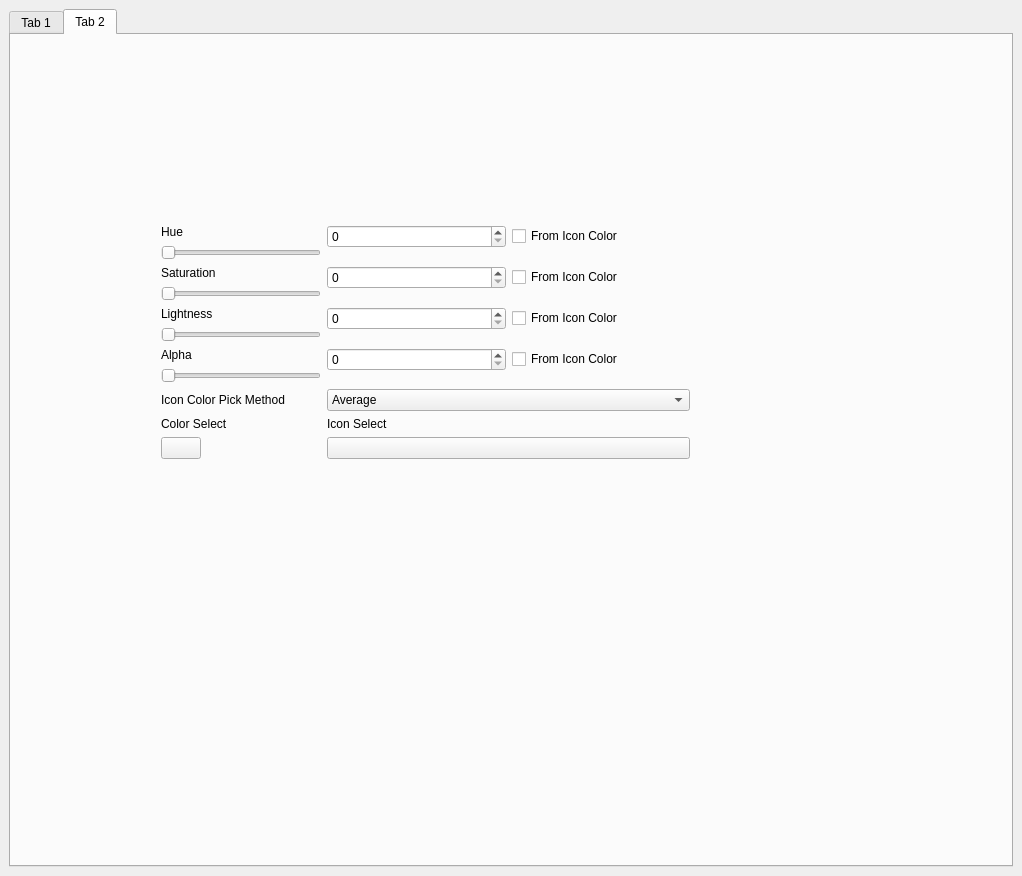
<?xml version="1.0" encoding="UTF-8"?>
<ui version="4.0">
 <class>MainWindow</class>
 <widget class="QMainWindow" name="MainWindow">
  <property name="windowModality">
   <enum>Qt::NonModal</enum>
  </property>
  <property name="geometry">
   <rect>
    <x>0</x>
    <y>0</y>
    <width>1022</width>
    <height>876</height>
   </rect>
  </property>
  <property name="sizePolicy">
   <sizepolicy hsizetype="Expanding" vsizetype="Ignored">
    <horstretch>0</horstretch>
    <verstretch>0</verstretch>
   </sizepolicy>
  </property>
  <property name="windowTitle">
   <string>MainWindow</string>
  </property>
  <widget class="QWidget" name="centralwidget">
   <property name="sizePolicy">
    <sizepolicy hsizetype="Expanding" vsizetype="Expanding">
     <horstretch>0</horstretch>
     <verstretch>0</verstretch>
    </sizepolicy>
   </property>
   <layout class="QVBoxLayout" name="verticalLayout">
    <item>
     <widget class="QTabWidget" name="tabWidget">
      <property name="currentIndex">
       <number>1</number>
      </property>
      <widget class="QWidget" name="tab">
       <property name="enabled">
        <bool>true</bool>
       </property>
       <property name="sizePolicy">
        <sizepolicy hsizetype="Preferred" vsizetype="Preferred">
         <horstretch>0</horstretch>
         <verstretch>0</verstretch>
        </sizepolicy>
       </property>
       <attribute name="title">
        <string>Tab 1</string>
       </attribute>
       <layout class="QVBoxLayout" name="verticalLayout_2">
        <item>
         <layout class="QHBoxLayout" name="horizontalLayout">
          <property name="spacing">
           <number>6</number>
          </property>
          <property name="sizeConstraint">
           <enum>QLayout::SetDefaultConstraint</enum>
          </property>
          <item>
           <widget class="QListWidget" name="listWidget">
            <property name="enabled">
             <bool>true</bool>
            </property>
            <property name="sizePolicy">
             <sizepolicy hsizetype="Minimum" vsizetype="Expanding">
              <horstretch>0</horstretch>
              <verstretch>0</verstretch>
             </sizepolicy>
            </property>
            <property name="autoFillBackground">
             <bool>false</bool>
            </property>
            <property name="frameShape">
             <enum>QFrame::StyledPanel</enum>
            </property>
            <property name="frameShadow">
             <enum>QFrame::Sunken</enum>
            </property>
            <property name="lineWidth">
             <number>1</number>
            </property>
            <property name="sizeAdjustPolicy">
             <enum>QAbstractScrollArea::AdjustToContents</enum>
            </property>
            <property name="flow">
             <enum>QListView::TopToBottom</enum>
            </property>
            <property name="resizeMode">
             <enum>QListView::Fixed</enum>
            </property>
            <property name="spacing">
             <number>0</number>
            </property>
            <property name="viewMode">
             <enum>QListView::ListMode</enum>
            </property>
            <property name="modelColumn">
             <number>0</number>
            </property>
            <property name="uniformItemSizes">
             <bool>false</bool>
            </property>
            <property name="wordWrap">
             <bool>false</bool>
            </property>
            <property name="selectionRectVisible">
             <bool>true</bool>
            </property>
            <property name="currentRow">
             <number>5</number>
            </property>
            <property name="sortingEnabled">
             <bool>true</bool>
            </property>
            <item>
             <property name="text">
              <string>Active</string>
             </property>
            </item>
            <item>
             <property name="text">
              <string>Attention</string>
             </property>
            </item>
            <item>
             <property name="text">
              <string>Inactive</string>
             </property>
            </item>
            <item>
             <property name="text">
              <string>Minimized</string>
             </property>
            </item>
            <item>
             <property name="text">
              <string>Progress</string>
             </property>
            </item>
            <item>
             <property name="text">
              <string>Hover</string>
             </property>
            </item>
           </widget>
          </item>
         </layout>
        </item>
       </layout>
      </widget>
      <widget class="QWidget" name="tab_2">
       <attribute name="title">
        <string>Tab 2</string>
       </attribute>
       <widget class="QWidget" name="formLayoutWidget">
        <property name="geometry">
         <rect>
          <x>150</x>
          <y>190</y>
          <width>529</width>
          <height>306</height>
         </rect>
        </property>
        <layout class="QFormLayout" name="formLayout">
         <item row="0" column="0">
          <layout class="QVBoxLayout" name="verticalLayout_3">
           <property name="spacing">
            <number>6</number>
           </property>
           <property name="sizeConstraint">
            <enum>QLayout::SetDefaultConstraint</enum>
           </property>
           <item>
            <widget class="QLabel" name="label">
             <property name="sizePolicy">
              <sizepolicy hsizetype="Preferred" vsizetype="Preferred">
               <horstretch>0</horstretch>
               <verstretch>0</verstretch>
              </sizepolicy>
             </property>
             <property name="text">
              <string>Hue</string>
             </property>
             <property name="textFormat">
              <enum>Qt::AutoText</enum>
             </property>
             <property name="wordWrap">
              <bool>false</bool>
             </property>
             <property name="indent">
              <number>-1</number>
             </property>
            </widget>
           </item>
           <item>
            <widget class="QSlider" name="horizontalSlider">
             <property name="minimumSize">
              <size>
               <width>160</width>
               <height>0</height>
              </size>
             </property>
             <property name="maximum">
              <number>360</number>
             </property>
             <property name="orientation">
              <enum>Qt::Horizontal</enum>
             </property>
            </widget>
           </item>
          </layout>
         </item>
         <item row="0" column="1">
          <layout class="QHBoxLayout" name="horizontalLayout_3">
           <item>
            <widget class="QSpinBox" name="spinBox"/>
           </item>
           <item>
            <widget class="QCheckBox" name="checkBox">
             <property name="text">
              <string>From Icon Color</string>
             </property>
            </widget>
           </item>
          </layout>
         </item>
         <item row="1" column="0">
          <layout class="QVBoxLayout" name="verticalLayout_4">
           <property name="spacing">
            <number>6</number>
           </property>
           <property name="sizeConstraint">
            <enum>QLayout::SetDefaultConstraint</enum>
           </property>
           <item>
            <widget class="QLabel" name="label_2">
             <property name="sizePolicy">
              <sizepolicy hsizetype="Preferred" vsizetype="Preferred">
               <horstretch>0</horstretch>
               <verstretch>0</verstretch>
              </sizepolicy>
             </property>
             <property name="text">
              <string>Saturation</string>
             </property>
             <property name="textFormat">
              <enum>Qt::AutoText</enum>
             </property>
             <property name="wordWrap">
              <bool>false</bool>
             </property>
             <property name="indent">
              <number>-1</number>
             </property>
            </widget>
           </item>
           <item>
            <widget class="QSlider" name="horizontalSlider_2">
             <property name="minimumSize">
              <size>
               <width>160</width>
               <height>0</height>
              </size>
             </property>
             <property name="layoutDirection">
              <enum>Qt::LeftToRight</enum>
             </property>
             <property name="autoFillBackground">
              <bool>false</bool>
             </property>
             <property name="maximum">
              <number>100</number>
             </property>
             <property name="orientation">
              <enum>Qt::Horizontal</enum>
             </property>
             <property name="tickInterval">
              <number>0</number>
             </property>
            </widget>
           </item>
          </layout>
         </item>
         <item row="1" column="1">
          <layout class="QHBoxLayout" name="horizontalLayout_4">
           <item>
            <widget class="QSpinBox" name="spinBox_2"/>
           </item>
           <item>
            <widget class="QCheckBox" name="checkBox_2">
             <property name="text">
              <string>From Icon Color</string>
             </property>
            </widget>
           </item>
          </layout>
         </item>
         <item row="2" column="0">
          <layout class="QVBoxLayout" name="verticalLayout_5">
           <property name="spacing">
            <number>6</number>
           </property>
           <property name="sizeConstraint">
            <enum>QLayout::SetDefaultConstraint</enum>
           </property>
           <item>
            <widget class="QLabel" name="label_3">
             <property name="sizePolicy">
              <sizepolicy hsizetype="Preferred" vsizetype="Preferred">
               <horstretch>0</horstretch>
               <verstretch>0</verstretch>
              </sizepolicy>
             </property>
             <property name="text">
              <string>Lightness</string>
             </property>
             <property name="textFormat">
              <enum>Qt::AutoText</enum>
             </property>
             <property name="wordWrap">
              <bool>false</bool>
             </property>
             <property name="indent">
              <number>-1</number>
             </property>
            </widget>
           </item>
           <item>
            <widget class="QSlider" name="horizontalSlider_3">
             <property name="minimumSize">
              <size>
               <width>160</width>
               <height>0</height>
              </size>
             </property>
             <property name="maximum">
              <number>100</number>
             </property>
             <property name="orientation">
              <enum>Qt::Horizontal</enum>
             </property>
            </widget>
           </item>
          </layout>
         </item>
         <item row="2" column="1">
          <layout class="QHBoxLayout" name="horizontalLayout_5">
           <item>
            <widget class="QSpinBox" name="spinBox_3"/>
           </item>
           <item>
            <widget class="QCheckBox" name="checkBox_3">
             <property name="text">
              <string>From Icon Color</string>
             </property>
            </widget>
           </item>
          </layout>
         </item>
         <item row="3" column="0">
          <layout class="QVBoxLayout" name="verticalLayout_6">
           <property name="spacing">
            <number>6</number>
           </property>
           <property name="sizeConstraint">
            <enum>QLayout::SetDefaultConstraint</enum>
           </property>
           <item>
            <widget class="QLabel" name="label_4">
             <property name="sizePolicy">
              <sizepolicy hsizetype="Preferred" vsizetype="Preferred">
               <horstretch>0</horstretch>
               <verstretch>0</verstretch>
              </sizepolicy>
             </property>
             <property name="text">
              <string>Alpha</string>
             </property>
             <property name="textFormat">
              <enum>Qt::AutoText</enum>
             </property>
             <property name="wordWrap">
              <bool>false</bool>
             </property>
             <property name="indent">
              <number>-1</number>
             </property>
            </widget>
           </item>
           <item>
            <widget class="QSlider" name="horizontalSlider_4">
             <property name="minimumSize">
              <size>
               <width>160</width>
               <height>0</height>
              </size>
             </property>
             <property name="maximum">
              <number>100</number>
             </property>
             <property name="orientation">
              <enum>Qt::Horizontal</enum>
             </property>
            </widget>
           </item>
          </layout>
         </item>
         <item row="3" column="1">
          <layout class="QHBoxLayout" name="horizontalLayout_6">
           <item>
            <widget class="QSpinBox" name="spinBox_4"/>
           </item>
           <item>
            <widget class="QCheckBox" name="checkBox_4">
             <property name="text">
              <string>From Icon Color</string>
             </property>
            </widget>
           </item>
          </layout>
         </item>
         <item row="5" column="0">
          <widget class="QLabel" name="label_5">
           <property name="text">
            <string>Color Select</string>
           </property>
          </widget>
         </item>
         <item row="5" column="1">
          <widget class="QLabel" name="label_6">
           <property name="text">
            <string>Icon Select</string>
           </property>
          </widget>
         </item>
         <item row="6" column="0">
          <widget class="KColorButton" name="kcolorbutton">
           <property name="text">
            <string/>
           </property>
          </widget>
         </item>
         <item row="6" column="1">
          <widget class="KIconButton" name="kiconbutton"/>
         </item>
         <item row="4" column="1">
          <widget class="QComboBox" name="comboBox">
           <item>
            <property name="text">
             <string>Average</string>
            </property>
           </item>
           <item>
            <property name="text">
             <string>Background</string>
            </property>
           </item>
           <item>
            <property name="text">
             <string>Closest to Black</string>
            </property>
           </item>
           <item>
            <property name="text">
             <string>Closest to White</string>
            </property>
           </item>
           <item>
            <property name="text">
             <string>Dominant</string>
            </property>
           </item>
           <item>
            <property name="text">
             <string>Dominant Contrast</string>
            </property>
           </item>
          </widget>
         </item>
         <item row="4" column="0">
          <widget class="QLabel" name="label_7">
           <property name="text">
            <string>Icon Color Pick Method</string>
           </property>
          </widget>
         </item>
        </layout>
       </widget>
      </widget>
     </widget>
    </item>
   </layout>
  </widget>
 </widget>
 <customwidgets>
  <customwidget>
   <class>KIconButton</class>
   <extends>QPushButton</extends>
   <header>kiconbutton.h</header>
  </customwidget>
  <customwidget>
   <class>KColorButton</class>
   <extends>QPushButton</extends>
   <header>kcolorbutton.h</header>
  </customwidget>
 </customwidgets>
 <resources/>
 <connections/>
</ui>
